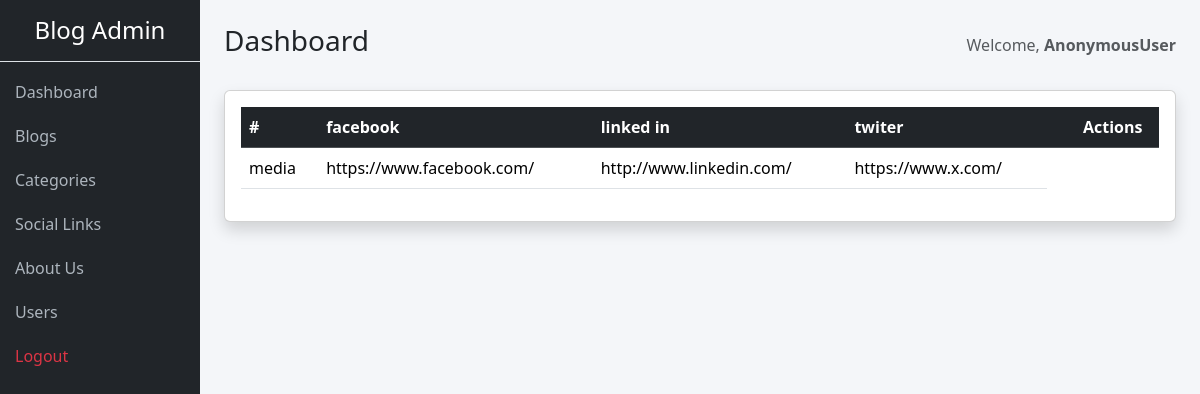
Page /dashboard/media/ on the committed database.
### main/models.py (models this page shows, shortened)
class Social_link(models.Model):
    facebook=models.URLField(max_length=200,blank=True)
    twitter=models.URLField(max_length=200,blank=True)
    instagram=models.URLField(max_length=200,blank=True)
    linkedin=models.URLField(max_length=200,blank=True)

### core/views.py (the view)
# urls.py: path('media/',media_list,name='media_list'),
def media_list(request):
    media = Social_link.objects.last()
    return render(request, 'media.html', {'media': media})

### core/templates/media.html
{% extends "base.html" %}
{% block content %}
    <div class="card shadow">
    <div class="card-body table-responsive">
        <table class="table table-hover align-middle">
            <thead class="table-dark">
                <tr>
                    <th>#</th>
                    <th>facebook</th>
                    <th>linked in</th>
                    <th>twiter<th>
                    <th class="text-center">Actions</th>
                </tr>
            </thead>
            <tbody>
                <tr>
                    <td>media</td>
                    <td>{{ media.facebook }}</td>
                    <td>{{ media.linkedin }}</td>
                    <td>{{ media.twitter }}</td>
                </tr>
            </tbody>
        </table>
    </div>
{% endblock %}

### core/templates/base.html (style rules this page uses)
body { background-color: #f4f6f9; }

### rows in the picture
Social_link: facebook "https://www.facebook.com/", linkedin "http://www.linkedin.com/", twitter "https://www.x.com/"

### other values in the picture
{{ user }} "AnonymousUser"
